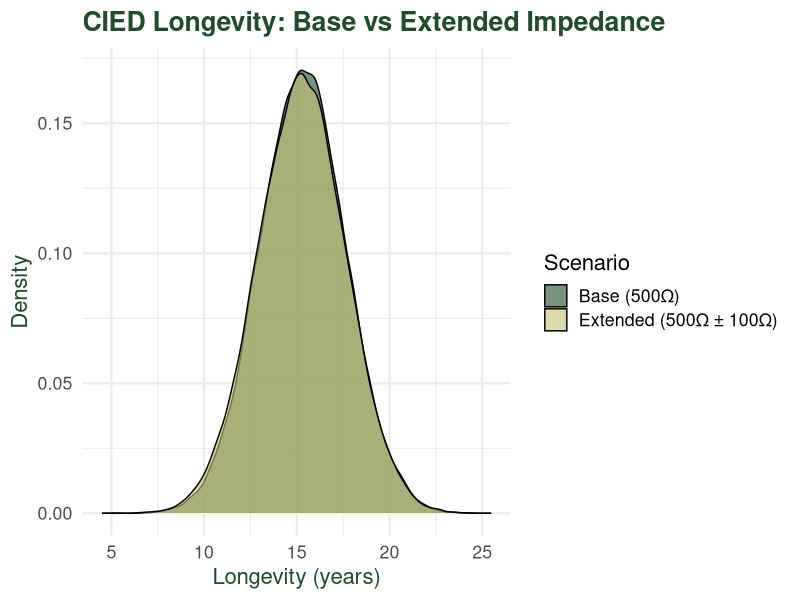

Recreate this plot in R.
## ---- chunk 1
library(ggplot2)

# CSU brand colors
csu_green <- "#1E4D2B"
csu_gold  <- "#C8C372"

# Demo dataset for plot
set.seed(1)
n_per_group <- 50000
results <- data.frame(
  long_years = c(
    rnorm(n_per_group, mean = 15.33, sd = 2.31),
    rnorm(n_per_group, mean = 15.26, sd = 2.37)
  ),
  scenario = factor(rep(c("Base (500Ω)", "Extended (500Ω ± 100Ω)"), each = n_per_group))
)
## ---- chunk 2
p_current <- function(v, pw_ms, r_ohm, hr = 60, pace_fraction = 0.3){
  pw_sec  <- pw_ms / 1000
  i_pulse <- v / r_ohm
  q       <- i_pulse * pw_sec
  q_micro <- q * 1e6
  (q_micro * hr * pace_fraction) / 60
}
## ---- chunk 3
long <- function(i_background, i_pacing, i_options, c_mah){
  c_uah      <- c_mah * 1000
  i_total    <- i_background + i_pacing + i_options
  PCI        <- i_total / c_uah
  long_hours <- 1 / PCI
  long_hours / 8760
}
## ---- chunk 4
ggplot(results, aes(x = long_years, fill = scenario)) +
  geom_density(alpha = 0.6) +
  scale_fill_manual(values = c(csu_green, csu_gold)) +
  labs(
    title = "CIED Longevity: Base vs Extended Impedance",
    x = "Longevity (years)",
    y = "Density",
    fill = "Scenario"
  ) +
  theme_minimal(base_size = 16) +
  theme(
    plot.title = element_text(color = csu_green, face="bold"),
    axis.title = element_text(color = csu_green)
  )
